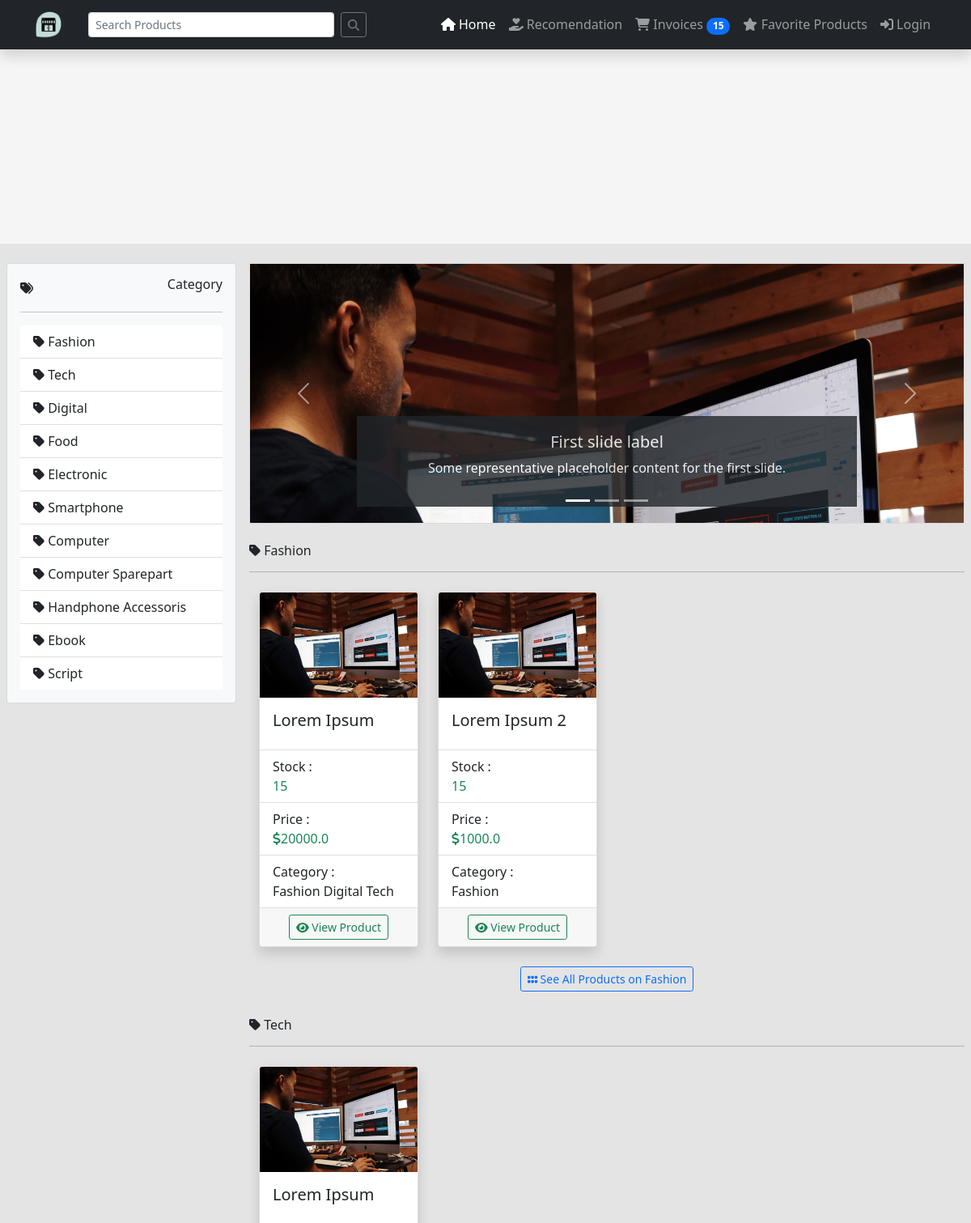
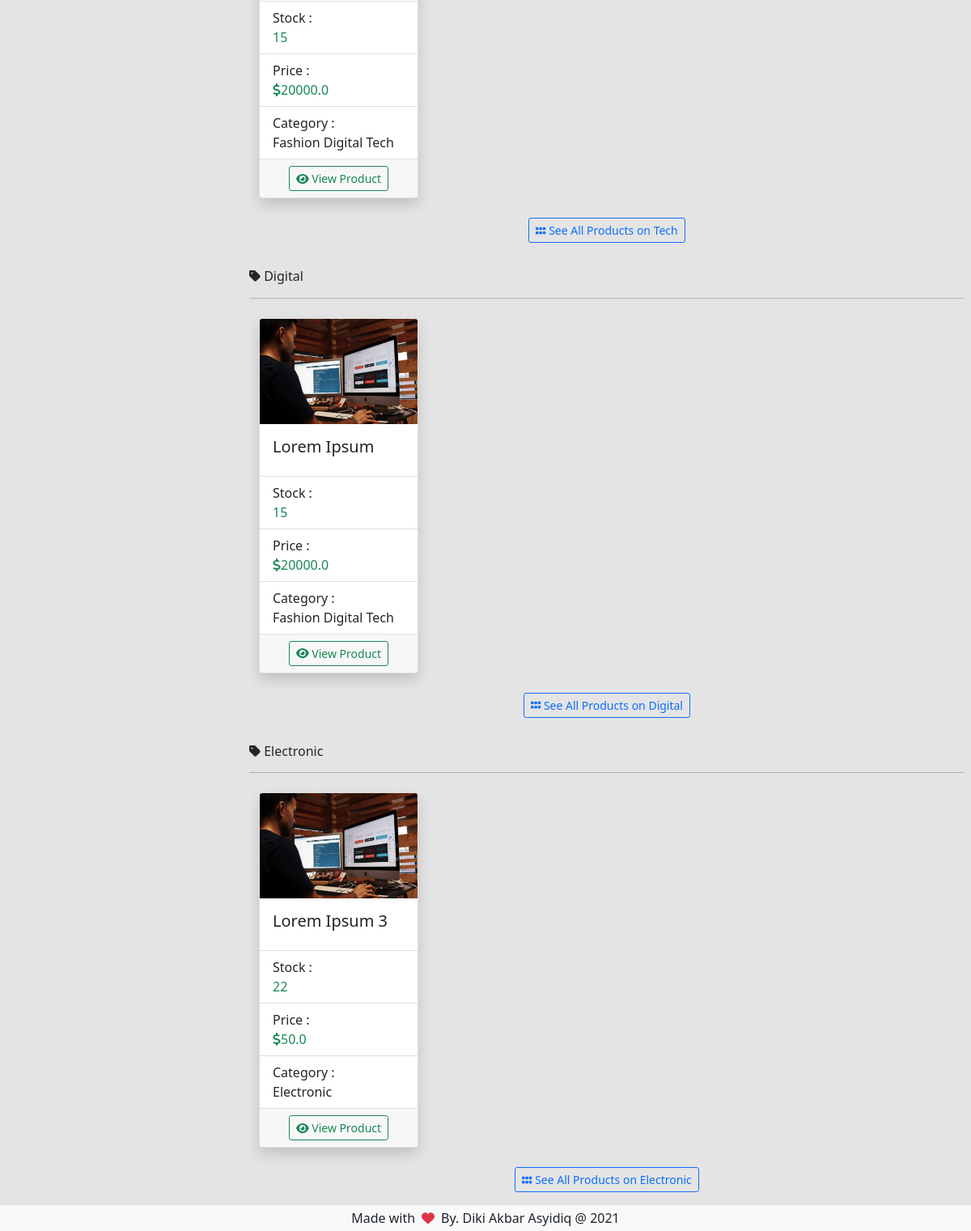
The page / on the database its author committed (2 pictures, top to bottom).
### products/models.py (models this page shows, shortened)
class Category(models.Model):
    name = models.CharField(max_length=25, blank=False)
    description = models.TextField(blank=False)
    slug = models.SlugField(editable=False, blank=True)

class Products(models.Model):
    product_name        = models.CharField(max_length=50, blank=False)
    product_description = models.TextField(default="My Product", blank=False)
    product_price       = models.FloatField(blank=False)
    product_category    = models.JSONField(blank=False)
    product_created     = models.DateTimeField(auto_now_add=True)
    product_updated     = models.DateTimeField(auto_now=True)
    product_owner       = models.CharField(max_length=25, editable=False, blank=False)
    product_stock       = models.IntegerField(blank=False)
    product_rating      = models.FloatField(editable=False, blank=True, null=True)
    product_media       = models.JSONField(blank=True, null=True)
    product_slugify     = models.SlugField(editable=False)
    product_condition   = models.CharField(blank=True, max_length=50)
    product_type        = models.CharField(blank=True, max_length=50)

### marketplace/views.py (the view)
# urls.py: path('', views.LandingPage.as_view())
class LandingPage(TemplateView):
    template_name = "index.html"
    def get_context_data(self, **kwargs):
        product_in_category = {}
        for category in Category.objects.all():
            if settings.DATABASES['default']['ENGINE'] not in ['django.db.backends.sqlite3', 'django.db.backends.oracle']:
                products = Products.objects.filter(product_category__contains=category.id)[:8]
                for product in products:
                    product_item = {
                        "name"      : product.product_name,
                        "stock"     : product.product_stock,
                        "price"     : product.product_price,
                        "category"  : []
                    }
                    for pro_cat in product.product_category:
                        cat_in_pro = Category.objects.get(id = pro_cat)
                        product_item["category"].append(cat_in_pro.name)
                    if category.name not in product_in_category:
                        product_in_category.update({category.name : [product_item]})
                    else :
                        if len(product_in_category[category.name]) < 8:
                            product_in_category[category.name].append(product_item)
            else :
                products = Products.objects.all()
                for product in products:
                    product_item = {
                        "pk"        : product.id,
                        "name"      : product.product_name,
                        "stock"     : product.product_stock,
                        "price"     : product.product_price,
                        "slug"      : product.product_slugify,
                        "category"  : []
                    }
                    for pro_cat in product.product_category:
                        cat_in_pro = Category.objects.get(id = pro_cat)
                        product_item["category"].append(cat_in_pro.name)
                    if category.id in product.product_category:
                        if category.name not in product_in_category:
                            product_in_category.update({category.name : [product_item]})
                        else :
                            if len(product_in_category[category.name]) < 8:
                                product_in_category[category.name].append(product_item)
        self.extra_context = {
            "webName" : "Marketplace",
            "category" : Category.objects.all(),
            "product_in_category" : product_in_category.items()
        }
        return super().get_context_data(**kwargs)

### templates/index.html (shortened to what this page needs)
{% extends 'blueprints/layout.html'%}
{% load static %}
{% block content %}
<div class="d-flex mt-3">
    <div class="p-2 w-25">
        <div class="card text-dark bg-light">
            <div class="card-body">
                <div class="d-flex justify-content-center align-items-center">
                    <div class="flex-fill">
                        <span class="fas fa-tags"></span>
                    </div>
                    <div>
                        <h6>Category</h6>
                    </div>
                </div>
                <hr>
                <div class="list-group list-group-flush bg-light">
                    {% for cat in category %}
                    <a class="list-group-item"><span class="fas fa-tag"></span> {{cat.name}}</a>
                    {% endfor %}
                </div>
            </div>
        </div>
    </div>
    <div class="p-2 flex-fill">
        <div class="card text-dark bg-light">
            <div class="card-body p-0" style="height: 20rem;">
                <div id="carouselExampleIndicators" class="carousel slide h-100" data-bs-ride="carousel">
                    <div class="carousel-indicators">
                      <button type="button" data-bs-target="#carouselExampleIndicators" data-bs-slide-to="0" class="active" aria-current="true" aria-label="Slide 1"></button>
                      <button type="button" data-bs-target="#carouselExampleIndicators" data-bs-slide-to="1" aria-label="Slide 2"></button>
                      <button type="button" data-bs-target="#carouselExampleIndicators" data-bs-slide-to="2" aria-label="Slide 3"></button>
                    </div>
                    <div class="carousel-inner h-100">
                      <div class="carousel-item active h-100" style="background-repeat: no-repeat; background-size: cover;background-image: url({% static 'media/example/1.jpg' %});">
                        <div class="carousel-caption d-none d-md-block bg-dark" style="opacity: 0.8;">
                            <h5>First slide label</h5>
                            <p>Some representative placeholder content for the first slide.</p>
                        </div>
                    </div>
                    </div>
                    <button class="carousel-control-prev" type="button" data-bs-target="#carouselExampleIndicators" data-bs-slide="prev">
                      <span class="carousel-control-prev-icon" aria-hidden="true"></span>
                    </button>
                    <button class="carousel-control-next" type="button" data-bs-target="#carouselExampleIndicators" data-bs-slide="next">
                      <span class="carousel-control-next-icon" aria-hidden="true"></span>
                    </button>
                  </div>
            </div>
        </div>
        {% for key,value in product_in_category %}
        <br>
            <h6><span class="fas fa-tag"></span> {{key}}</h6>
        <hr>
        <div class="container">
            <div class="row">
            {% for product in value %}
            <div class="col-md-3 pt-2">
                <div class="card h-100 shadow position-relative" data-aos="zoom-in"
                data-aos-easing="linear">
                    <img src="{% static 'media/example/1.jpg' %}" class="card-img-top" alt="..." style="max-height:150px;">
                    <div class="card-body">
                    <h5 class="card-title">{{product.name}}</h5>
                    </div>
                    <ul class="list-group list-group-flush">
                        <li class="list-group-item">
                            <div>Stock : </div>
                            <span class="text-success">{{product.stock}}</span>
                        </li>
                        <li class="list-group-item">
                            <div>Price : </div>
                            <span class="text-success"> <span class="fas fa-dollar-sign"></span>{{product.price}}</span>
                        </li>
                        <li class="list-group-item">
                            <div>Category : </div>
                            {% for category in product.category %} {{category}} {% endfor %}
                        </li>
                    </ul>
                    <div class="card-footer d-flex justify-content-center align-items-center">
                        <div>
                            <a href="#" class="btn btn-sm btn-outline-success"><span class="fas fa-eye"></span> View Product</a>
                        </div>
                    </div>
                </div>
            </div>
            {% endfor %}
            </div>
        </div>
        <br>
        <div class="d-flex justify-content-center align-items-center">
            <div>
                <h6><a href="#" class="btn btn-sm btn-outline-primary"><span class="fas fa-grip-horizontal"></span> See All Products on {{key}}</a></h6>
            </div>
        </div>
        {% endfor %}
    </div>
</div>
{% endblock content %}

### templates/blueprints/layout.html (shortened to what this page needs)
{% load static %}
<!DOCTYPE html>
<html lang="en">
<head>
    <link rel="stylesheet" href="{% static 'css/bootstrap.min.css' %}">
    <link rel="stylesheet" href="{% static 'css/bootstrap-grid.min.css' %}">
    <link rel="stylesheet" href="{% static 'js/jquery-ui/jquery-ui.min.css' %}">
    <link rel="stylesheet" href="{% static 'css/style.css' %}">
    <link rel="stylesheet" href="{% static 'css/fontawesome/all.min.css' %}">
    <link rel="stylesheet" href="{% static 'css/aos.css' %}">
</head>
<body class="Main_Style">
    <nav class="navbar navbar-expand-sm sticky-top shadow navbar-dark bg-dark">
    <div class="container">
        <a class="navbar-brand" href="#">
            <img src="{% static 'media/logo.png' %}" alt="" width="35" height="35">
        </a>
        <form class="d-flex flex-fill ms-3">
            <input class="form-control me-2 form-control-sm" type="search" placeholder="Search Products" aria-label="Search">
            <button class="btn btn-outline-secondary btn-sm" type="submit"><span class="fas fa-search" ></span></button>
        </form>
        <div class="collapse navbar-collapse" id="navbarScroll">
            <ul class="navbar-nav ms-auto my-2 my-lg-0 navbar-nav-scroll" style="--bs-scroll-height: 100px;">
                <li class="nav-item">
                  <a class="nav-link active" aria-current="page" href="#"><span class="fas fa-home"></span> Home</a>
                </li>
                <li class="nav-item">
                  <a class="nav-link" href="#"><span class="fas fa-hand-holding-heart"></span> Recomendation</a>
                </li>
                <li class="nav-item position-relative">
                  <a class="nav-link" href="#"><span class="fas fa-shopping-cart"></span> Invoices <span class="badge rounded-pill bg-primary">15</span></a>
                </li>
                <li class="nav-item">
                    <a class="nav-link" href="#"><span class="fas fa-star"></span> Favorite Products</a>
                  </li>
                <li class="nav-item">
                    <a href="#" class="nav-link"><span class="fas fa-sign-in-alt"></span> Login</a>
                </li>
              </ul>
          </div>
        </div>
        </nav>
        <div class="Main_Header">
        </div>
        {% block content%}
        {% endblock content %}
        <div class="w-100 bg-light static-bottom shadow d-flex justify-content-center align-items-center">
            <div class="p-1">
                Made with
            </div>
            <div class="p-1 text-danger">
                <span class="fas fa-heart"></span>
            </div>
            <div class="p-1">
                By. Diki Akbar Asyidiq @ 2021
            </div>
        </div>
</body>
</html>

### static/css/style.css (style rules this page uses)
.Main_Style { background-color: #E4E4E4; }
.Main_Header { background-color: whitesmoke; height: 15rem; line-height: 15rem; justify-content: center; align-items: center; align-content: center; display: flex; }

### rows shown on the page
Category: name "Fashion", product_in_category "Fashion", category "Fashion" "Fashion" "Fashion" "Fashion", product_in_category "Fashion"
Category: name "Tech", category "Tech" "Tech" "Tech", product_in_category "Tech", product_in_category "Tech"
Category: name "Digital", category "Digital" "Digital" "Digital", product_in_category "Digital", product_in_category "Digital"
Category: name "Food"
Category: name "Electronic", product_in_category "Electronic", category "Electronic", product_in_category "Electronic"
Category: name "Smartphone"
Category: name "Computer"
Category: name "Computer Sparepart"
Category: name "Handphone Accessoris"
Category: name "Ebook"
Category: name "Script"
Products: name "Lorem Ipsum" "Lorem Ipsum" "Lorem Ipsum", price "20000.0" "20000.0" "20000.0"
Products: name "Lorem Ipsum 2", price "1000.0"
Products: name "Lorem Ipsum 3", price "50.0"

### other values the page prints
{{ product.stock }} "15" "15" "15" "15" "22"
